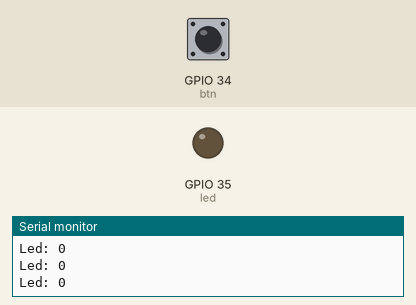
Recording of a sketch running on a simulated ESP32. On the bench: output pins drawn as LEDs (lit = HIGH), the last lines printed to the serial monitor. The inputs (shaded band) are chosen by the test bench; at power-on: GPIO 34 (btn) LOW.

Above: at 1.2 s.
1.3 s: GPIO 34 (btn) pulled HIGH for 0.15 s
At 1.38 s:
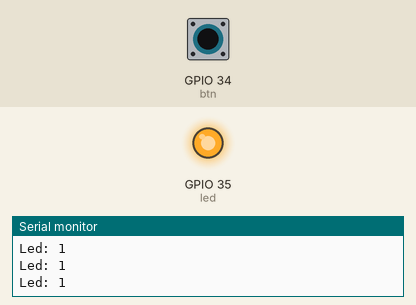
2.9 s: GPIO 34 (btn) pulled HIGH for 3.2 s
At 7.0 s:
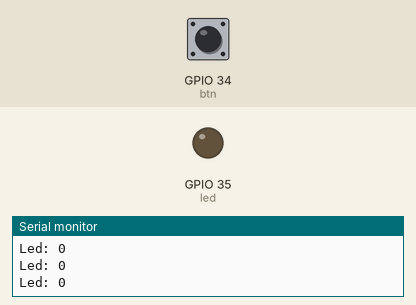
Timing chart, 0 to 8.5 s (numbered marks = the images above; inputs shaded):
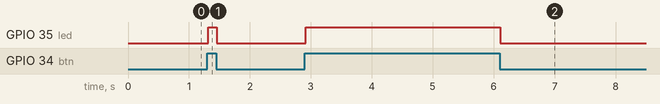

The sketch:

led_testing.ino
```cpp
int led = 35;
int btn = 34;

void setup() {
  pinMode(led, OUTPUT);
  pinMode(btn, INPUT);
  Serial.begin(9600);
}

void loop() {
  int btn_status = digitalRead(btn);
  if(btn_status == HIGH) {
    Serial.print("Led: ");
    Serial.println(btn_status);
    digitalWrite(led, HIGH);
  } else {
    digitalWrite(led, LOW);
    Serial.print("Led: ");
    Serial.println(btn_status);
  }
}
```

Measured:
- after the input at 1.3 s, GPIO 35 (led): LOW → HIGH at once, → LOW 0.14 s later
- after the input at 2.9 s, GPIO 35 (led): LOW → HIGH at once, → LOW 3.2 s later
